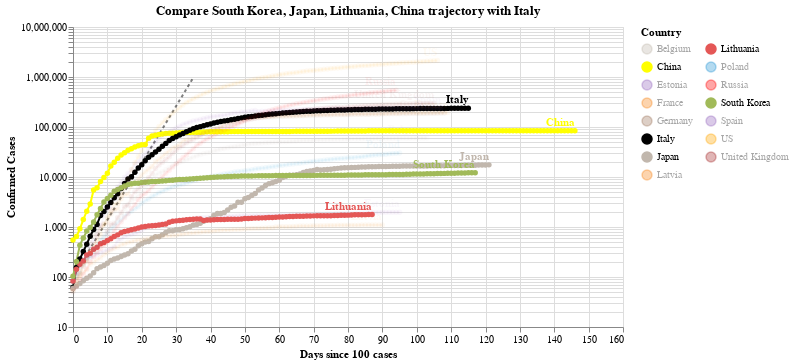

Notebook cell for this chart:
### Code cell
#hide_input
chart3 = make_since_chart(dff2, ['South Korea', 'Japan', 'Lithuania', 'China'], baseline_countries)
chart3

### Figure 1 — Vega-Lite specification as saved in the notebook (floating-point values rounded to 4 significant figures; data arrays with more than 128 entries replaced by an {"elided": "..."} marker saying what was removed)
{"config": {"view": {"continuousWidth": 400, "continuousHeight": 300}}, "layer": [{"data": {"name": "data-628230001892d6798b50651be41d1b3e"}, "mark": {"type": "line", "color": "black", "opacity": 0.5, "strokeDash": [3, 3]}, "encoding": {"x": {"type": "quantitative", "field": "Days since 100 cases"}, "y": {"type": "quantitative", "field": "Confirmed Cases"}}}, {"data": {"name": "data-a540b6a8e8d09bc67417ed32cccc459b"}, "mark": {"type": "line", "point": true}, "encoding": {"color": {"type": "nominal", "field": "Country", "legend": {"columns": 2}, "scale": {"domain": ["Belgium", "China", "Estonia", "France", "Germany", "Italy", "Japan", "Latvia", "Lithuania", "Poland", "Russia", "South Korea", "Spain", "US", "United Kingdom"], "range": ["#C1B7AD", "yellow", "#9467bd", "#F58518", "#9D755D", "black", "#C1B7AD", "#F58518", "#E45756", "#2495D3", "red", "#A1BA59", "#9467bd", "orange", "brown"]}}, "opacity": {"condition": {"value": 1, "selection": "selector001"}, "value": 0.05}, "tooltip": [{"type": "nominal", "field": "Country"}, {"type": "temporal", "field": "Date"}, {"type": "quantitative", "field": "Confirmed Cases"}, {"type": "quantitative", "field": "Days since 100 cases"}], "x": {"type": "quantitative", "field": "Days since 100 cases"}, "y": {"type": "quantitative", "field": "Confirmed Cases", "scale": {"type": "log"}}}, "selection": {"selector001": {"type": "multi", "fields": ["Country"], "bind": "legend", "init": [{"Country": "South Korea"}, {"Country": "Japan"}, {"Country": "Lithuania"}, {"Country": "China"}, {"Country": "Italy"}]}}, "width": 550}, {"data": {"name": "data-a540b6a8e8d09bc67417ed32cccc459b"}, "mark": {"type": "text", "align": "right", "dy": -8, "fontWeight": "bold"}, "encoding": {"color": {"type": "nominal", "field": "Country", "legend": {"columns": 2}, "scale": {"domain": ["Belgium", "China", "Estonia", "France", "Germany", "Italy", "Japan", "Latvia", "Lithuania", "Poland", "Russia", "South Korea", "Spain", "US", "United Kingdom"], "range": ["#C1B7AD", "yellow", "#9467bd", "#F58518", "#9D755D", "black", "#C1B7AD", "#F58518", "#E45756", "#2495D3", "red", "#A1BA59", "#9467bd", "orange", "brown"]}}, "opacity": {"condition": {"value": 1, "selection": "selector001"}, "value": 0.05}, "text": {"type": "nominal", "field": "Country"}, "tooltip": [{"type": "nominal", "field": "Country"}, {"type": "temporal", "field": "Date"}, {"type": "quantitative", "field": "Confirmed Cases"}, {"type": "quantitative", "field": "Days since 100 cases"}], "x": {"type": "quantitative", "field": "Days since 100 cases"}, "y": {"type": "quantitative", "field": "Confirmed Cases", "scale": {"type": "log"}}}, "transform": [{"filter": "(datum['Date'] >= 1592265600000)"}], "width": 550}], "title": "Compare South Korea, Japan, Lithuania, China trajectory with Italy", "$schema": "https://vega.github.io/schema/vega-lite/v4.0.2.json", "datasets": {"data-628230001892d6798b50651be41d1b3e": [{"Days since 100 cases": 0, "Confirmed Cases": 100.0}, {"Days since 100 cases": 1, "Confirmed Cases": 130.0}, {"Days since 100 cases": 2, "Confirmed Cases": 169.0}, {"Days since 100 cases": 3, "Confirmed Cases": 219.7}, {"Days since 100 cases": 4, "Confirmed Cases": 285.6}, {"Days since 100 cases": 5, "Confirmed Cases": 371.3}, {"Days since 100 cases": 6, "Confirmed Cases": 482.7}, {"Days since 100 cases": 7, "Confirmed Cases": 627.5}, {"Days since 100 cases": 8, "Confirmed Cases": 815.7}, {"Days since 100 cases": 9, "Confirmed Cases": 1060.0}, {"Days since 100 cases": 10, "Confirmed Cases": 1379.0}, {"Days since 100 cases": 11, "Confirmed Cases": 1792.0}, {"Days since 100 cases": 12, "Confirmed Cases": 2330.0}, {"Days since 100 cases": 13, "Confirmed Cases": 3029.0}, {"Days since 100 cases": 14, "Confirmed Cases": 3937.0}, {"Days since 100 cases": 15, "Confirmed Cases": 5119.0}, {"Days since 100 cases": 16, "Confirmed Cases": 6654.0}, {"Days since 100 cases": 17, "Confirmed Cases": 8650.0}, {"Days since 100 cases": 18, "Confirmed Cases": 11250.0}, {"Days since 100 cases": 19, "Confirmed Cases": 14620.0}, {"Days since 100 cases": 20, "Confirmed Cases": 19000.0}, {"Days since 100 cases": 21, "Confirmed Cases": 24710.0}, {"Days since 100 cases": 22, "Confirmed Cases": 32120.0}, {"Days since 100 cases": 23, "Confirmed Cases": 41750.0}, {"Days since 100 cases": 24, "Confirmed Cases": 54280.0}, {"Days since 100 cases": 25, "Confirmed Cases": 70560.0}, {"Days since 100 cases": 26, "Confirmed Cases": 91730.0}, {"Days since 100 cases": 27, "Confirmed Cases": 119300.0}, {"Days since 100 cases": 28, "Confirmed Cases": 155000.0}, {"Days since 100 cases": 29, "Confirmed Cases": 201500.0}, {"Days since 100 cases": 30, "Confirmed Cases": 262000.0}, {"Days since 100 cases": 31, "Confirmed Cases": 340600.0}, {"Days since 100 cases": 32, "Confirmed Cases": 442800.0}, {"Days since 100 cases": 33, "Confirmed Cases": 575600.0}, {"Days since 100 cases": 34, "Confirmed Cases": 748300.0}, {"Days since 100 cases": 35, "Confirmed Cases": 972800.0}], "data-a540b6a8e8d09bc67417ed32cccc459b": {"elided": "1613 records"}}}
